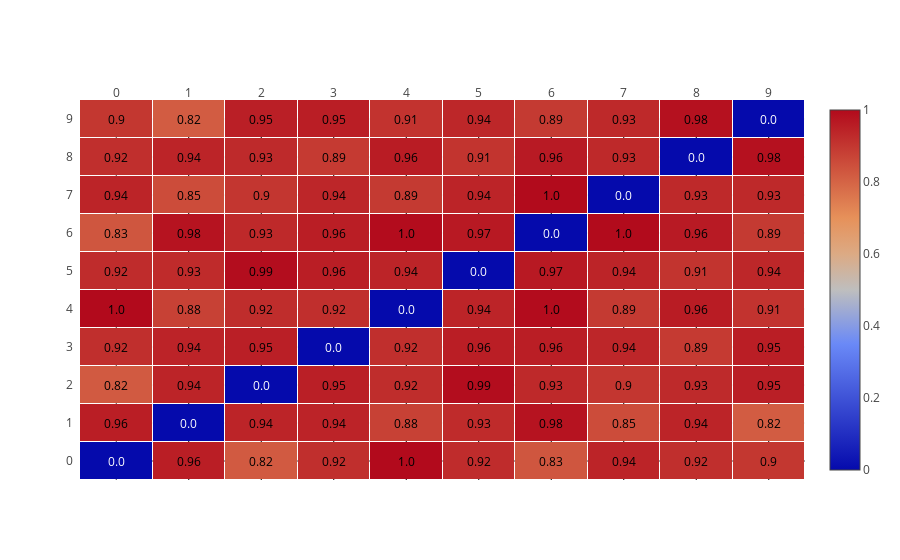

Source (notebook cell):
### Markdown cell above
### Alternativa a PyLDAvis (opcional)

Para entender diferencia entre tópicos también se puede usar un *heatmap*, en el que cada celda representa la "distancia" entre dos tópicos. 

Este, unido a las *Estadísticas de Modelo de tópicos* mencionadas abajo, provee la misma información que PyLDAvis.

### Code cell
import plotly.figure_factory as ff

k = modelo.num_topics
diferencia, notas = modelo.diff(modelo, distance="hellinger", annotation=False)
anno_text = np.around(diferencia, decimals=2)

fig = ff.create_annotated_heatmap(z=diferencia, annotation_text=anno_text, 
                                  x=list(range(k)), y=list(range(k)), xgap=1, ygap=1,
                                  showscale=True, 
                                  )

pyo.iplot(fig)

### Figure 1 — Plotly figure (JSON) as saved in the notebook; plotly's stock layout.template omitted (floating-point values rounded to 4 significant figures)
{"data": [{"colorscale": "RdBu", "reversescale": false, "showscale": true, "type": "heatmap", "uid": "0ba568fc-3196-40d0-b02d-e6da07c7a435", "x": [0, 1, 2, 3, 4, 5, 6, 7, 8, 9], "xgap": 1, "y": [0, 1, 2, 3, 4, 5, 6, 7, 8, 9], "ygap": 1, "z": [[0, 0.9558, 0.8226, 0.9175, 1, 0.925, 0.8322, 0.9429, 0.9171, 0.9011], [0.9558, 0, 0.9422, 0.9442, 0.8775, 0.9277, 0.9797, 0.8528, 0.9425, 0.8181], [0.8226, 0.9422, 0, 0.9539, 0.9228, 0.9923, 0.9315, 0.9033, 0.9288, 0.9522], [0.9175, 0.9442, 0.9539, 0, 0.9169, 0.9554, 0.9558, 0.9368, 0.8926, 0.9546], [1, 0.8775, 0.9228, 0.9169, 0, 0.9421, 0.9965, 0.894, 0.9597, 0.9088], [0.925, 0.9277, 0.9923, 0.9554, 0.9421, 0, 0.9662, 0.9429, 0.9065, 0.9353], [0.8322, 0.9797, 0.9315, 0.9558, 0.9965, 0.9662, 0, 0.9988, 0.9635, 0.8941], [0.9429, 0.8528, 0.9033, 0.9368, 0.894, 0.9429, 0.9988, 0, 0.9318, 0.9302], [0.9171, 0.9425, 0.9288, 0.8926, 0.9597, 0.9065, 0.9635, 0.9318, 0, 0.9842], [0.9011, 0.8181, 0.9522, 0.9546, 0.9088, 0.9353, 0.8941, 0.9302, 0.9842, 0]]}], "layout": {"annotations": [{"font": {"color": "#FFFFFF"}, "showarrow": false, "text": "0.0", "x": 0, "xref": "x", "y": 0, "yref": "y"}, {"font": {"color": "#000000"}, "showarrow": false, "text": "0.96", "x": 1, "xref": "x", "y": 0, "yref": "y"}, {"font": {"color": "#000000"}, "showarrow": false, "text": "0.82", "x": 2, "xref": "x", "y": 0, "yref": "y"}, {"font": {"color": "#000000"}, "showarrow": false, "text": "0.92", "x": 3, "xref": "x", "y": 0, "yref": "y"}, {"font": {"color": "#000000"}, "showarrow": false, "text": "1.0", "x": 4, "xref": "x", "y": 0, "yref": "y"}, {"font": {"color": "#000000"}, "showarrow": false, "text": "0.92", "x": 5, "xref": "x", "y": 0, "yref": "y"}, {"font": {"color": "#000000"}, "showarrow": false, "text": "0.83", "x": 6, "xref": "x", "y": 0, "yref": "y"}, {"font": {"color": "#000000"}, "showarrow": false, "text": "0.94", "x": 7, "xref": "x", "y": 0, "yref": "y"}, {"font": {"color": "#000000"}, "showarrow": false, "text": "0.92", "x": 8, "xref": "x", "y": 0, "yref": "y"}, {"font": {"color": "#000000"}, "showarrow": false, "text": "0.9", "x": 9, "xref": "x", "y": 0, "yref": "y"}, {"font": {"color": "#000000"}, "showarrow": false, "text": "0.96", "x": 0, "xref": "x", "y": 1, "yref": "y"}, {"font": {"color": "#FFFFFF"}, "showarrow": false, "text": "0.0", "x": 1, "xref": "x", "y": 1, "yref": "y"}, {"font": {"color": "#000000"}, "showarrow": false, "text": "0.94", "x": 2, "xref": "x", "y": 1, "yref": "y"}, {"font": {"color": "#000000"}, "showarrow": false, "text": "0.94", "x": 3, "xref": "x", "y": 1, "yref": "y"}, {"font": {"color": "#000000"}, "showarrow": false, "text": "0.88", "x": 4, "xref": "x", "y": 1, "yref": "y"}, {"font": {"color": "#000000"}, "showarrow": false, "text": "0.93", "x": 5, "xref": "x", "y": 1, "yref": "y"}, {"font": {"color": "#000000"}, "showarrow": false, "text": "0.98", "x": 6, "xref": "x", "y": 1, "yref": "y"}, {"font": {"color": "#000000"}, "showarrow": false, "text": "0.85", "x": 7, "xref": "x", "y": 1, "yref": "y"}, {"font": {"color": "#000000"}, "showarrow": false, "text": "0.94", "x": 8, "xref": "x", "y": 1, "yref": "y"}, {"font": {"color": "#000000"}, "showarrow": false, "text": "0.82", "x": 9, "xref": "x", "y": 1, "yref": "y"}, {"font": {"color": "#000000"}, "showarrow": false, "text": "0.82", "x": 0, "xref": "x", "y": 2, "yref": "y"}, {"font": {"color": "#000000"}, "showarrow": false, "text": "0.94", "x": 1, "xref": "x", "y": 2, "yref": "y"}, {"font": {"color": "#FFFFFF"}, "showarrow": false, "text": "0.0", "x": 2, "xref": "x", "y": 2, "yref": "y"}, {"font": {"color": "#000000"}, "showarrow": false, "text": "0.95", "x": 3, "xref": "x", "y": 2, "yref": "y"}, {"font": {"color": "#000000"}, "showarrow": false, "text": "0.92", "x": 4, "xref": "x", "y": 2, "yref": "y"}, {"font": {"color": "#000000"}, "showarrow": false, "text": "0.99", "x": 5, "xref": "x", "y": 2, "yref": "y"}, {"font": {"color": "#000000"}, "showarrow": false, "text": "0.93", "x": 6, "xref": "x", "y": 2, "yref": "y"}, {"font": {"color": "#000000"}, "showarrow": false, "text": "0.9", "x": 7, "xref": "x", "y": 2, "yref": "y"}, {"font": {"color": "#000000"}, "showarrow": false, "text": "0.93", "x": 8, "xref": "x", "y": 2, "yref": "y"}, {"font": {"color": "#000000"}, "showarrow": false, "text": "0.95", "x": 9, "xref": "x", "y": 2, "yref": "y"}, {"font": {"color": "#000000"}, "showarrow": false, "text": "0.92", "x": 0, "xref": "x", "y": 3, "yref": "y"}, {"font": {"color": "#000000"}, "showarrow": false, "text": "0.94", "x": 1, "xref": "x", "y": 3, "yref": "y"}, {"font": {"color": "#000000"}, "showarrow": false, "text": "0.95", "x": 2, "xref": "x", "y": 3, "yref": "y"}, {"font": {"color": "#FFFFFF"}, "showarrow": false, "text": "0.0", "x": 3, "xref": "x", "y": 3, "yref": "y"}, {"font": {"color": "#000000"}, "showarrow": false, "text": "0.92", "x": 4, "xref": "x", "y": 3, "yref": "y"}, {"font": {"color": "#000000"}, "showarrow": false, "text": "0.96", "x": 5, "xref": "x", "y": 3, "yref": "y"}, {"font": {"color": "#000000"}, "showarrow": false, "text": "0.96", "x": 6, "xref": "x", "y": 3, "yref": "y"}, {"font": {"color": "#000000"}, "showarrow": false, "text": "0.94", "x": 7, "xref": "x", "y": 3, "yref": "y"}, {"font": {"color": "#000000"}, "showarrow": false, "text": "0.89", "x": 8, "xref": "x", "y": 3, "yref": "y"}, {"font": {"color": "#000000"}, "showarrow": false, "text": "0.95", "x": 9, "xref": "x", "y": 3, "yref": "y"}, {"font": {"color": "#000000"}, "showarrow": false, "text": "1.0", "x": 0, "xref": "x", "y": 4, "yref": "y"}, {"font": {"color": "#000000"}, "showarrow": false, "text": "0.88", "x": 1, "xref": "x", "y": 4, "yref": "y"}, {"font": {"color": "#000000"}, "showarrow": false, "text": "0.92", "x": 2, "xref": "x", "y": 4, "yref": "y"}, {"font": {"color": "#000000"}, "showarrow": false, "text": "0.92", "x": 3, "xref": "x", "y": 4, "yref": "y"}, {"font": {"color": "#FFFFFF"}, "showarrow": false, "text": "0.0", "x": 4, "xref": "x", "y": 4, "yref": "y"}, {"font": {"color": "#000000"}, "showarrow": false, "text": "0.94", "x": 5, "xref": "x", "y": 4, "yref": "y"}, {"font": {"color": "#000000"}, "showarrow": false, "text": "1.0", "x": 6, "xref": "x", "y": 4, "yref": "y"}, {"font": {"color": "#000000"}, "showarrow": false, "text": "0.89", "x": 7, "xref": "x", "y": 4, "yref": "y"}, {"font": {"color": "#000000"}, "showarrow": false, "text": "0.96", "x": 8, "xref": "x", "y": 4, "yref": "y"}, {"font": {"color": "#000000"}, "showarrow": false, "text": "0.91", "x": 9, "xref": "x", "y": 4, "yref": "y"}, {"font": {"color": "#000000"}, "showarrow": false, "text": "0.92", "x": 0, "xref": "x", "y": 5, "yref": "y"}, {"font": {"color": "#000000"}, "showarrow": false, "text": "0.93", "x": 1, "xref": "x", "y": 5, "yref": "y"}, {"font": {"color": "#000000"}, "showarrow": false, "text": "0.99", "x": 2, "xref": "x", "y": 5, "yref": "y"}, {"font": {"color": "#000000"}, "showarrow": false, "text": "0.96", "x": 3, "xref": "x", "y": 5, "yref": "y"}, {"font": {"color": "#000000"}, "showarrow": false, "text": "0.94", "x": 4, "xref": "x", "y": 5, "yref": "y"}, {"font": {"color": "#FFFFFF"}, "showarrow": false, "text": "0.0", "x": 5, "xref": "x", "y": 5, "yref": "y"}, {"font": {"color": "#000000"}, "showarrow": false, "text": "0.97", "x": 6, "xref": "x", "y": 5, "yref": "y"}, {"font": {"color": "#000000"}, "showarrow": false, "text": "0.94", "x": 7, "xref": "x", "y": 5, "yref": "y"}, {"font": {"color": "#000000"}, "showarrow": false, "text": "0.91", "x": 8, "xref": "x", "y": 5, "yref": "y"}, {"font": {"color": "#000000"}, "showarrow": false, "text": "0.94", "x": 9, "xref": "x", "y": 5, "yref": "y"}, {"font": {"color": "#000000"}, "showarrow": false, "text": "0.83", "x": 0, "xref": "x", "y": 6, "yref": "y"}, {"font": {"color": "#000000"}, "showarrow": false, "text": "0.98", "x": 1, "xref": "x", "y": 6, "yref": "y"}, {"font": {"color": "#000000"}, "showarrow": false, "text": "0.93", "x": 2, "xref": "x", "y": 6, "yref": "y"}, {"font": {"color": "#000000"}, "showarrow": false, "text": "0.96", "x": 3, "xref": "x", "y": 6, "yref": "y"}, {"font": {"color": "#000000"}, "showarrow": false, "text": "1.0", "x": 4, "xref": "x", "y": 6, "yref": "y"}, {"font": {"color": "#000000"}, "showarrow": false, "text": "0.97", "x": 5, "xref": "x", "y": 6, "yref": "y"}, {"font": {"color": "#FFFFFF"}, "showarrow": false, "text": "0.0", "x": 6, "xref": "x", "y": 6, "yref": "y"}, {"font": {"color": "#000000"}, "showarrow": false, "text": "1.0", "x": 7, "xref": "x", "y": 6, "yref": "y"}, {"font": {"color": "#000000"}, "showarrow": false, "text": "0.96", "x": 8, "xref": "x", "y": 6, "yref": "y"}, {"font": {"color": "#000000"}, "showarrow": false, "text": "0.89", "x": 9, "xref": "x", "y": 6, "yref": "y"}, {"font": {"color": "#000000"}, "showarrow": false, "text": "0.94", "x": 0, "xref": "x", "y": 7, "yref": "y"}, {"font": {"color": "#000000"}, "showarrow": false, "text": "0.85", "x": 1, "xref": "x", "y": 7, "yref": "y"}, {"font": {"color": "#000000"}, "showarrow": false, "text": "0.9", "x": 2, "xref": "x", "y": 7, "yref": "y"}, {"font": {"color": "#000000"}, "showarrow": false, "text": "0.94", "x": 3, "xref": "x", "y": 7, "yref": "y"}, {"font": {"color": "#000000"}, "showarrow": false, "text": "0.89", "x": 4, "xref": "x", "y": 7, "yref": "y"}, {"font": {"color": "#000000"}, "showarrow": false, "text": "0.94", "x": 5, "xref": "x", "y": 7, "yref": "y"}, {"font": {"color": "#000000"}, "showarrow": false, "text": "1.0", "x": 6, "xref": "x", "y": 7, "yref": "y"}, {"font": {"color": "#FFFFFF"}, "showarrow": false, "text": "0.0", "x": 7, "xref": "x", "y": 7, "yref": "y"}, {"font": {"color": "#000000"}, "showarrow": false, "text": "0.93", "x": 8, "xref": "x", "y": 7, "yref": "y"}, {"font": {"color": "#000000"}, "showarrow": false, "text": "0.93", "x": 9, "xref": "x", "y": 7, "yref": "y"}, {"font": {"color": "#000000"}, "showarrow": false, "text": "0.92", "x": 0, "xref": "x", "y": 8, "yref": "y"}, {"font": {"color": "#000000"}, "showarrow": false, "text": "0.94", "x": 1, "xref": "x", "y": 8, "yref": "y"}, {"font": {"color": "#000000"}, "showarrow": false, "text": "0.93", "x": 2, "xref": "x", "y": 8, "yref": "y"}, {"font": {"color": "#000000"}, "showarrow": false, "text": "0.89", "x": 3, "xref": "x", "y": 8, "yref": "y"}, {"font": {"color": "#000000"}, "showarrow": false, "text": "0.96", "x": 4, "xref": "x", "y": 8, "yref": "y"}, {"font": {"color": "#000000"}, "showarrow": false, "text": "0.91", "x": 5, "xref": "x", "y": 8, "yref": "y"}, {"font": {"color": "#000000"}, "showarrow": false, "text": "0.96", "x": 6, "xref": "x", "y": 8, "yref": "y"}, {"font": {"color": "#000000"}, "showarrow": false, "text": "0.93", "x": 7, "xref": "x", "y": 8, "yref": "y"}, {"font": {"color": "#FFFFFF"}, "showarrow": false, "text": "0.0", "x": 8, "xref": "x", "y": 8, "yref": "y"}, {"font": {"color": "#000000"}, "showarrow": false, "text": "0.98", "x": 9, "xref": "x", "y": 8, "yref": "y"}, {"font": {"color": "#000000"}, "showarrow": false, "text": "0.9", "x": 0, "xref": "x", "y": 9, "yref": "y"}, {"font": {"color": "#000000"}, "showarrow": false, "text": "0.82", "x": 1, "xref": "x", "y": 9, "yref": "y"}, {"font": {"color": "#000000"}, "showarrow": false, "text": "0.95", "x": 2, "xref": "x", "y": 9, "yref": "y"}, {"font": {"color": "#000000"}, "showarrow": false, "text": "0.95", "x": 3, "xref": "x", "y": 9, "yref": "y"}, {"font": {"color": "#000000"}, "showarrow": false, "text": "0.91", "x": 4, "xref": "x", "y": 9, "yref": "y"}, {"font": {"color": "#000000"}, "showarrow": false, "text": "0.94", "x": 5, "xref": "x", "y": 9, "yref": "y"}, {"font": {"color": "#000000"}, "showarrow": false, "text": "0.89", "x": 6, "xref": "x", "y": 9, "yref": "y"}, {"font": {"color": "#000000"}, "showarrow": false, "text": "0.93", "x": 7, "xref": "x", "y": 9, "yref": "y"}, {"font": {"color": "#000000"}, "showarrow": false, "text": "0.98", "x": 8, "xref": "x", "y": 9, "yref": "y"}, {"font": {"color": "#FFFFFF"}, "showarrow": false, "text": "0.0", "x": 9, "xref": "x", "y": 9, "yref": "y"}], "autosize": true, "xaxis": {"autorange": true, "dtick": 1, "gridcolor": "rgb(0, 0, 0)", "range": [-0.5, 9.5], "side": "top", "ticks": "", "type": "linear"}, "yaxis": {"autorange": true, "dtick": 1, "range": [-0.5, 9.5], "ticks": "", "ticksuffix": "  ", "type": "linear"}}}
